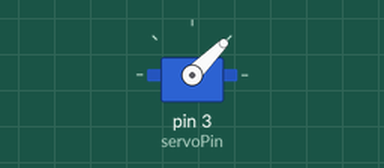
This sketch was run on a simulated Arduino Uno, built with avr-gcc and run on an emulated ATmega328P. Parts: servo.

Above: at 0.05 s.
At 1.5 s:
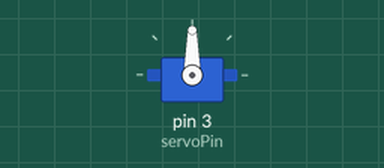
At 3.0 s:
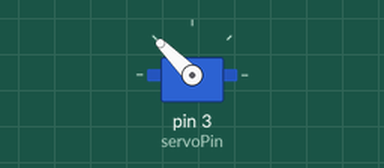
Timing chart, 0 to 6.9 s (numbered marks = the images above):
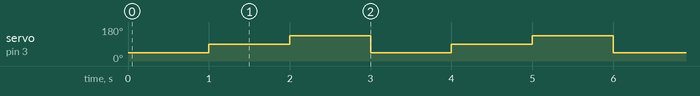

Measured:
- by itself, servo on pin 3 (servoPin): repeats every 3.0 s: 135° 1.0 s, 45° 1.0 s, 90° 1.0 s

The sketch:

rotate.ino
```cpp
// Include the Servo library
#include <Servo.h>
// Declare the Servo pin
int servoPin = 3;
// Create a servo object
Servo Servo1;
void setup() {
   // We need to attach the servo to the used pin number
   Servo1.attach(servoPin);
      Servo1.write(90);

}
void loop(){
   Servo1.write(45);
   delay(1000);

   // Make servo go to 180 degrees
   Servo1.write(90);
   delay(1000);

  Servo1.write(135);
   delay(1000);
}
```
